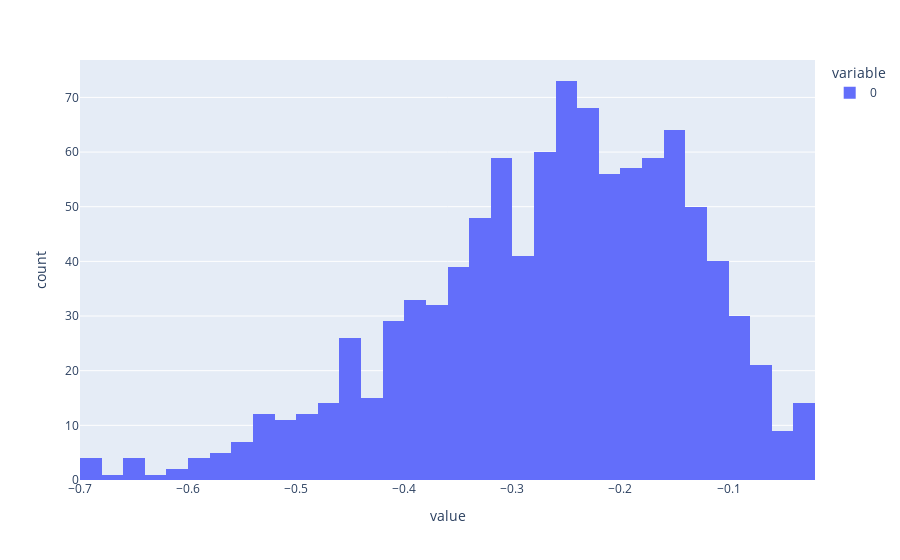

Write notebook code for a chart like this one.
### Code cell
from components.probability import beta_with_mode_at

px.histogram(beta_with_mode_at(0.8, 1000, interval=(-1,0)))

### Figure 1 — Plotly figure (JSON) as saved in the notebook; plotly's stock layout.template omitted (floating-point values rounded to 4 significant figures; data arrays with more than 128 entries replaced by an {"elided": "..."} marker saying what was removed)
{"data": [{"alignmentgroup": "True", "bingroup": "x", "hovertemplate": "variable=0<br>value=%{x}<br>count=%{y}<extra></extra>", "legendgroup": "0", "marker": {"color": "#636efa", "pattern": {"shape": ""}}, "name": "0", "offsetgroup": "0", "orientation": "v", "showlegend": true, "type": "histogram", "x": {"elided": "1000 float values"}, "xaxis": "x", "yaxis": "y"}], "layout": {"barmode": "relative", "legend": {"title": {"text": "variable"}, "tracegroupgap": 0}, "margin": {"t": 60}, "xaxis": {"anchor": "y", "domain": [0, 1], "title": {"text": "value"}}, "yaxis": {"anchor": "x", "domain": [0, 1], "title": {"text": "count"}}}}
